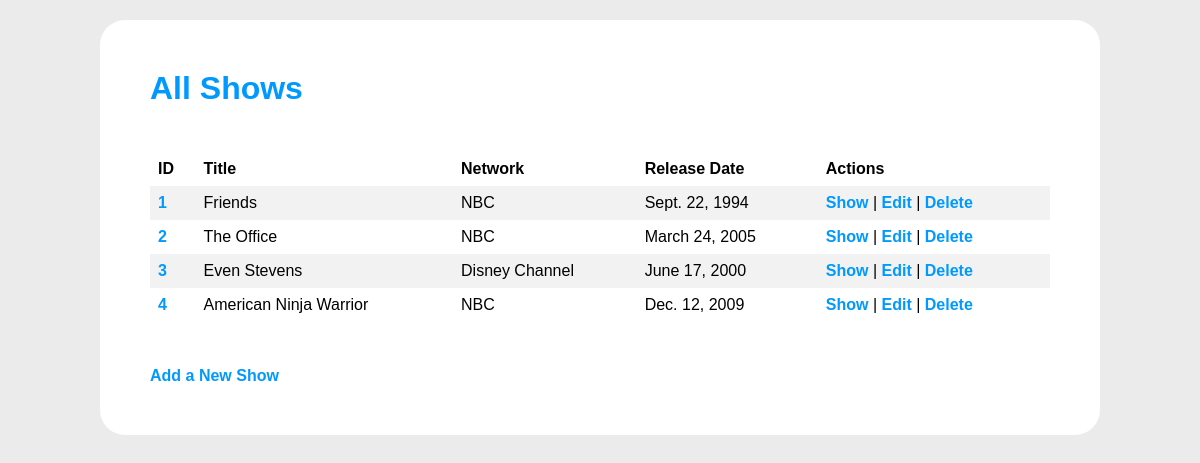
/shows, run on the app's committed database.
### shows_app/models.py (models this page shows)
class Show(models.Model):
   title = models.CharField(max_length = 50)
   network = models.CharField(max_length = 50)
   release_date = models.DateField()
   desc = models.TextField()
   created_at = models.DateTimeField(auto_now_add = True)
   updated_at = models.DateTimeField(auto_now = True)
   objects = ShowManager()

### shows_app/views.py (the view)
# urls.py: path('shows', views.all_shows),
def all_shows(request):
   context = {
      'shows': Show.objects.all()
   }
   return render(request, 'all_shows.html', context)

### shows_app/templates/all_shows.html (shortened to what this page needs)
<!DOCTYPE html>
<html lang="en">
<head>
   {% load static %}
   <link rel="stylesheet" href="{% static "css/all_shows.css" %}">
</head>
<body>
   <div id="container">
      <div id="header">
         <h1>All Shows</h1>
      </div>
      <div id="table">
         <table>
            <tr>
               <th>ID</th>
               <th>Title</th>
               <th>Network</th>
               <th>Release Date</th>
               <th>Actions</th>
            </tr>
            {% for show in shows %}
            <tr>
               <td><a href="/shows/{{show.id}}">{{show.id}}</a></td>
               <td>{{show.title}}</td>
               <td>{{show.network}}</td>
               <td>{{show.release_date}}</td>
               <td><a href="/shows/{{show.id}}">Show</a> | <a href="/shows/{{show.id}}/edit">Edit</a> | <a href="/shows/{{show.id}}/destroy">Delete</a></td>
            </tr>
            {% endfor %}
         </table>
      </div>
      <div id="footer">
         <a href="/shows/new">Add a New Show</a>
      </div>
   </div>
</body>
</html>

### shows_app/static/css/all_shows.css (style rules this page uses)
* { margin: 0; padding: 0; font-family: Arial, Helvetica, sans-serif; box-sizing: border-box; }
body { background-color: rgb(235, 235, 235); }
#container { background-color: white; margin: 20px auto; padding: 20px; width: 1000px; border-radius: 25px; }
h1 { color: rgb(0, 153, 255); }
a { text-decoration: none; font-weight: bolder; color: rgb(0, 153, 255); }
#header { padding: 15px; margin: 15px; display: flex; justify-content: space-between; }
#footer { padding: 15px; margin: 15px; }
#table { width: auto; padding: 15px; margin: 15px; }
table { border-collapse: collapse; width: 100%; }
th, td { text-align: left; padding: 8px; }
tr:nth-child(even) { background-color: #f2f2f2; }

### data on the page
Show: id "1", title "Friends", network "NBC", release_date "Sept. 22, 1994"
Show: id "2", title "The Office", network "NBC", release_date "March 24, 2005"
Show: id "3", title "Even Stevens", network "Disney Channel", release_date "June 17, 2000"
Show: id "4", title "American Ninja Warrior", network "NBC", release_date "Dec. 12, 2009"
